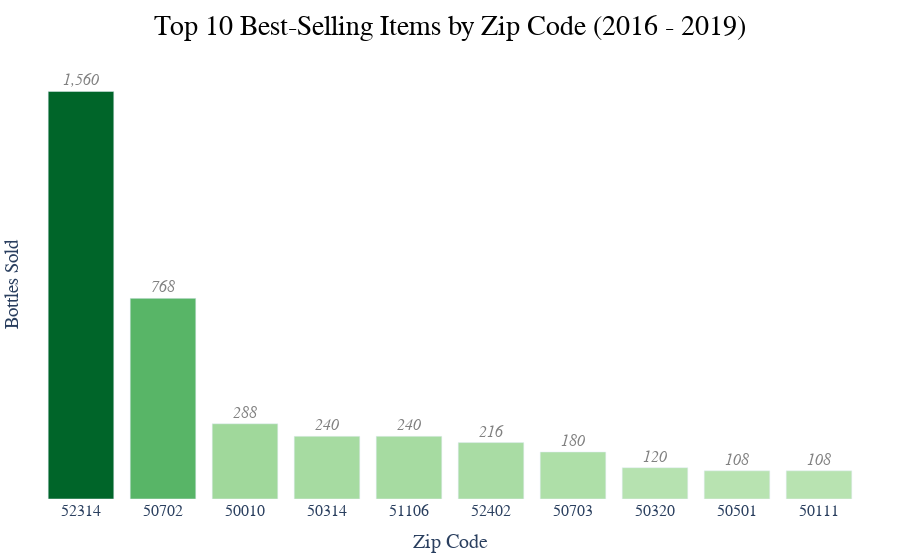

Notebook code cell kept with this figure:
### Markdown cell above
### Task 1 (Plot): Most popular items by zip code

### Code cell
# Define a trimmed green gradient
greens_trimmed = px.colors.sample_colorscale(px.colors.sequential.Greens,
                                             np.linspace(0.3, 0.9, 6))

# Create bar chart with zip_code on x-axis and bottles_sold on y-axis
fig = px.bar(
    most_popular_items_sorted,
    x="zip_code",
    y="bottles_sold",
    color="bottles_sold",
    color_continuous_scale=greens_trimmed,
    text="bottles_sold",
)

# Format labels above bars: bold, grey color, thousand separator
# Customize hover to show item_description, zip code, and bottles sold
fig.update_traces(
    texttemplate="<i>%{text:,}</i>",
    textposition="outside",
    textfont=dict(color="grey", size=16),
    hovertemplate="%{customdata[0]}"
    ,
    customdata=most_popular_items_sorted[["item_description"]],
    cliponaxis=False
)

# Update layout: title, axes labels, font, background, margins
# Hide y-axis tick labels and remove color scale legend
fig.update_layout(
    title=dict(
        text="Top 10 Best-Selling Items by Zip Code (2016 - 2019)",
        x=0.5,
        font=dict(family="Calibri", size=28, color="black")
    ),
    xaxis_title=dict(text="Zip Code", font=dict(family="Calibri", size=20)),
    yaxis_title="Bottles Sold",
    yaxis=dict(showticklabels=False),
    font=dict(family="Calibri", size=16),
    plot_bgcolor="white",
    coloraxis_showscale=False,
    margin=dict(l=40, r=40, t=70, b=40)
)

# Display figure
fig.show()

### Figure 1 — Plotly figure (JSON) as saved in the notebook; plotly's stock layout.template omitted (floating-point values rounded to 4 significant figures)
{"data": [{"cliponaxis": false, "customdata": [["Juarez Gold DssJuarez Gold Dss"], ["Tortilla Gold Dss"], ["Member's Mark Spiced Rum"], ["Juarez Triple SecJuarez Triple Sec"], ["Kahlua Coffee Liqueur"], ["Montezuma Triple Sec"], ["Pinnacle Peach w/ Punch Dispenser"], ["Di Amore Quattro Orange"], ["Titos Vodka"], ["Saints N Sinners Apple Pie"]], "hovertemplate": "%{customdata[0]}", "legendgroup": "", "marker": {"color": [1560, 768, 288, 240, 240, 216, 180, 120, 108, 108], "coloraxis": "coloraxis", "pattern": {"shape": ""}}, "name": "", "orientation": "v", "showlegend": false, "text": [1560.0, 768.0, 288.0, 240.0, 240.0, 216.0, 180.0, 120.0, 108.0, 108.0], "textfont": {"color": "grey", "size": 16}, "textposition": "outside", "texttemplate": "<i>%{text:,}</i>", "type": "bar", "x": ["52314", "50702", "50010", "50314", "51106", "52402", "50703", "50320", "50501", "50111"], "xaxis": "x", "y": [1560, 768, 288, 240, 240, 216, 180, 120, 108, 108], "yaxis": "y"}], "layout": {"barmode": "relative", "coloraxis": {"colorbar": {"title": {"text": "bottles_sold"}}, "colorscale": [[0, "rgb(184, 227, 177)"], [0.2, "rgb(145, 209, 142)"], [0.4, "rgb(100, 188, 110)"], [0.6, "rgb(57, 162, 86)"], [0.8, "rgb(27, 132, 63)"], [1, "rgb(0, 101, 41)"]], "showscale": false}, "font": {"family": "Calibri", "size": 16}, "legend": {"tracegroupgap": 0}, "margin": {"b": 40, "l": 40, "r": 40, "t": 70}, "plot_bgcolor": "white", "title": {"font": {"color": "black", "family": "Calibri", "size": 28}, "text": "Top 10 Best-Selling Items by Zip Code (2016 - 2019)", "x": 0.5}, "xaxis": {"anchor": "y", "domain": [0, 1], "title": {"font": {"family": "Calibri", "size": 20}, "text": "Zip Code"}}, "yaxis": {"anchor": "x", "domain": [0, 1], "showticklabels": false, "title": {"text": "Bottles Sold"}}}}
